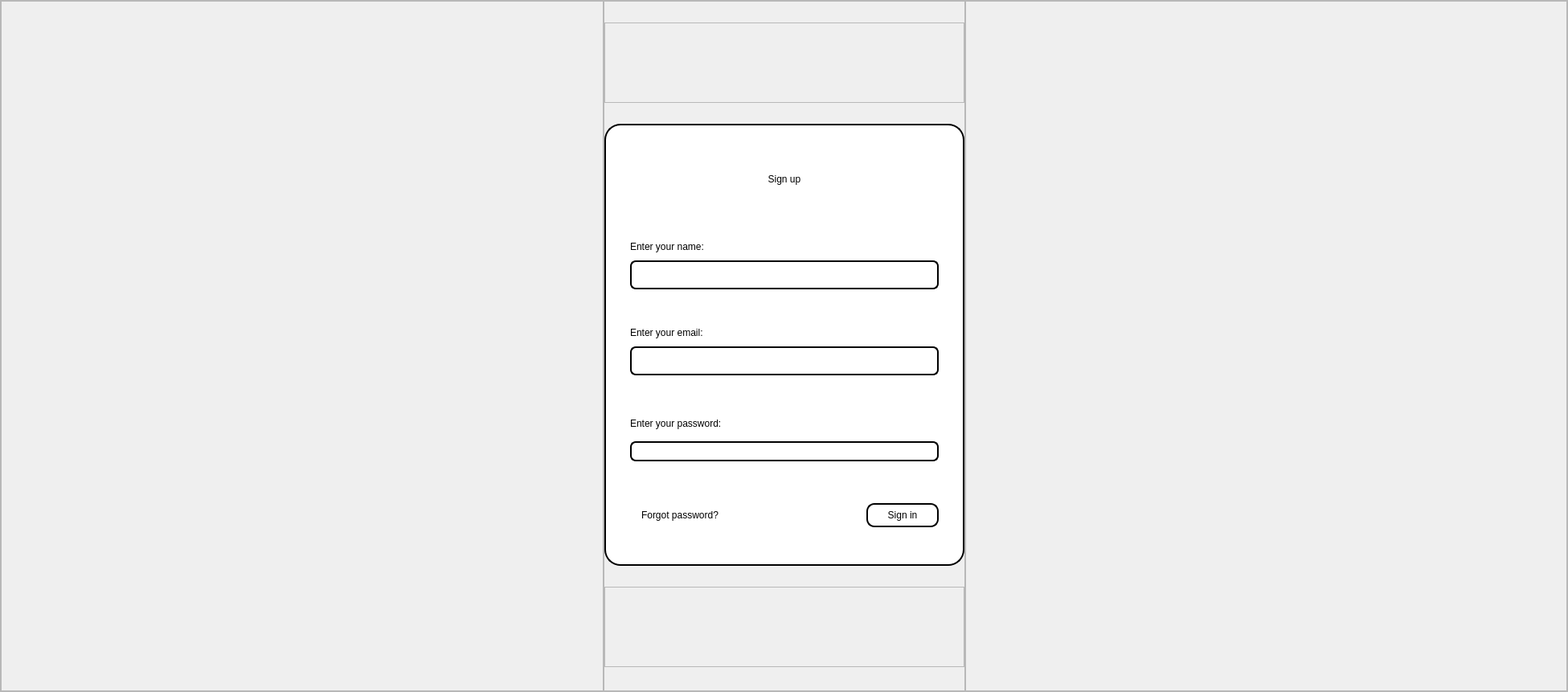
      <widget class="QFrame" name="frame_signup">
       <property name="geometry">
        <rect>
         <x>0</x>
         <y>0</y>
         <width>1951</width>
         <height>861</height>
        </rect>
       </property>
       <property name="sizePolicy">
        <sizepolicy hsizetype="Maximum" vsizetype="Maximum">
         <horstretch>0</horstretch>
         <verstretch>0</verstretch>
        </sizepolicy>
       </property>
       <property name="frameShape">
        <enum>QFrame::StyledPanel</enum>
       </property>
       <property name="frameShadow">
        <enum>QFrame::Raised</enum>
       </property>
       <layout class="QHBoxLayout" name="horizontalLayout_2" stretch="0,0,0">
        <property name="spacing">
         <number>0</number>
        </property>
        <property name="leftMargin">
         <number>0</number>
        </property>
        <property name="topMargin">
         <number>0</number>
        </property>
        <property name="rightMargin">
         <number>0</number>
        </property>
        <property name="bottomMargin">
         <number>0</number>
        </property>
        <item>
         <widget class="QFrame" name="emp_frame_3">
          <property name="maximumSize">
           <size>
            <width>16777215</width>
            <height>16777215</height>
           </size>
          </property>
          <property name="frameShape">
           <enum>QFrame::StyledPanel</enum>
          </property>
          <property name="frameShadow">
           <enum>QFrame::Raised</enum>
          </property>
         </widget>
        </item>
        <item>
         <widget class="QFrame" name="frame_signinform">
          <property name="maximumSize">
           <size>
            <width>450</width>
            <height>16777215</height>
           </size>
          </property>
          <property name="frameShape">
           <enum>QFrame::StyledPanel</enum>
          </property>
          <property name="frameShadow">
           <enum>QFrame::Raised</enum>
          </property>
          <layout class="QVBoxLayout" name="verticalLayout_2">
           <property name="spacing">
            <number>0</number>
           </property>
           <property name="leftMargin">
            <number>0</number>
           </property>
           <property name="topMargin">
            <number>0</number>
           </property>
           <property name="rightMargin">
            <number>0</number>
           </property>
           <property name="bottomMargin">
            <number>0</number>
           </property>
           <item>
            <widget class="QFrame" name="emp_frame_4">
             <property name="maximumSize">
              <size>
               <width>16777215</width>
               <height>100</height>
              </size>
             </property>
             <property name="frameShape">
              <enum>QFrame::StyledPanel</enum>
             </property>
             <property name="frameShadow">
              <enum>QFrame::Raised</enum>
             </property>
            </widget>
           </item>
           <item>
            <widget class="QFrame" name="frame_form_place">
             <property name="sizePolicy">
              <sizepolicy hsizetype="Preferred" vsizetype="Maximum">
               <horstretch>0</horstretch>
               <verstretch>0</verstretch>
              </sizepolicy>
             </property>
             <property name="maximumSize">
              <size>
               <width>16777215</width>
               <height>550</height>
              </size>
             </property>
             <property name="styleSheet">
              <string notr="true">background-color: rgb(255, 255, 255);
border: 2px solid black;
border-radius: 20px;</string>
             </property>
             <property name="frameShape">
              <enum>QFrame::StyledPanel</enum>
             </property>
             <property name="frameShadow">
              <enum>QFrame::Raised</enum>
             </property>
             <layout class="QVBoxLayout" name="verticalLayout_3">
              <property name="spacing">
               <number>0</number>
              </property>
              <property name="leftMargin">
               <number>0</number>
              </property>
              <property name="topMargin">
               <number>0</number>
              </property>
              <property name="rightMargin">
               <number>0</number>
              </property>
              <property name="bottomMargin">
               <number>0</number>
              </property>
              <item>
               <widget class="QFrame" name="frame_title">
                <property name="maximumSize">
                 <size>
                  <width>16777215</width>
                  <height>60</height>
                 </size>
                </property>
                <property name="styleSheet">
                 <string notr="true">border:none;</string>
                </property>
                <property name="frameShape">
                 <enum>QFrame::StyledPanel</enum>
                </property>
                <property name="frameShadow">
                 <enum>QFrame::Raised</enum>
                </property>
                <layout class="QHBoxLayout" name="horizontalLayout_4">
                 <property name="spacing">
                  <number>0</number>
                 </property>
                 <property name="leftMargin">
                  <number>0</number>
                 </property>
                 <property name="topMargin">
                  <number>0</number>
                 </property>
                 <property name="rightMargin">
                  <number>0</number>
                 </property>
                 <property name="bottomMargin">
                  <number>0</number>
                 </property>
                 <item>
                  <widget class="QFrame" name="emp_frame_9">
                   <property name="frameShape">
                    <enum>QFrame::StyledPanel</enum>
                   </property>
                   <property name="frameShadow">
                    <enum>QFrame::Raised</enum>
                   </property>
                  </widget>
                 </item>
                 <item>
                  <widget class="QFrame" name="title">
                   <property name="frameShape">
                    <enum>QFrame::StyledPanel</enum>
                   </property>
                   <property name="frameShadow">
                    <enum>QFrame::Raised</enum>
                   </property>
                   <layout class="QVBoxLayout" name="verticalLayout_4">
                    <property name="spacing">
                     <number>0</number>
                    </property>
                    <property name="leftMargin">
                     <number>0</number>
                    </property>
                    <property name="topMargin">
                     <number>0</number>
                    </property>
                    <property name="rightMargin">
                     <number>0</number>
                    </property>
                    <property name="bottomMargin">
                     <number>0</number>
                    </property>
                    <item>
                     <widget class="QLabel" name="signin">
                      <property name="styleSheet">
                       <string notr="true">font: 75 22pt &quot;Playfair Display&quot;;</string>
                      </property>
                      <property name="text">
                       <string>Sign up</string>
                      </property>
                      <property name="alignment">
                       <set>Qt::AlignCenter</set>
                      </property>
                     </widget>
                    </item>
                   </layout>
                  </widget>
                 </item>
                 <item>
                  <widget class="QFrame" name="emp_frame_6">
                   <property name="frameShape">
                    <enum>QFrame::StyledPanel</enum>
                   </property>
                   <property name="frameShadow">
                    <enum>QFrame::Raised</enum>
                   </property>
                  </widget>
                 </item>
                </layout>
               </widget>
              </item>
              <item>
               <widget class="QFrame" name="frame_name">
                <property name="maximumSize">
                 <size>
                  <width>16777215</width>
                  <height>70</height>
                 </size>
                </property>
                <property name="styleSheet">
                 <string notr="true">border:none;</string>
                </property>
                <property name="frameShape">
                 <enum>QFrame::StyledPanel</enum>
                </property>
                <property name="frameShadow">
                 <enum>QFrame::Raised</enum>
                </property>
                <layout class="QVBoxLayout" name="verticalLayout_5">
                 <property name="spacing">
                  <number>10</number>
                 </property>
                 <property name="leftMargin">
                  <number>30</number>
                 </property>
                 <property name="topMargin">
                  <number>10</number>
                 </property>
                 <property name="rightMargin">
                  <number>30</number>
                 </property>
                 <property name="bottomMargin">
                  <number>0</number>
                 </property>
                 <item>
                  <widget class="QLabel" name="nameinput_text">
                   <property name="styleSheet">
                    <string notr="true">font: 75 10pt &quot;Arial&quot;;</string>
                   </property>
                   <property name="text">
                    <string>Enter your name:</string>
                   </property>
                  </widget>
                 </item>
                 <item>
                  <widget class="QPlainTextEdit" name="nameinput_place">
                   <property name="styleSheet">
                    <string notr="true">border: 2px solid black;
border-radius:7px;</string>
                   </property>
                  </widget>
                 </item>
                </layout>
               </widget>
              </item>
              <item>
               <widget class="QFrame" name="frame_email_3">
                <property name="maximumSize">
                 <size>
                  <width>16777215</width>
                  <height>70</height>
                 </size>
                </property>
                <property name="styleSheet">
                 <string notr="true">border:none;</string>
                </property>
                <property name="frameShape">
                 <enum>QFrame::StyledPanel</enum>
                </property>
                <property name="frameShadow">
                 <enum>QFrame::Raised</enum>
                </property>
                <layout class="QVBoxLayout" name="verticalLayout_17">
                 <property name="spacing">
                  <number>10</number>
                 </property>
                 <property name="leftMargin">
                  <number>30</number>
                 </property>
                 <property name="topMargin">
                  <number>10</number>
                 </property>
                 <property name="rightMargin">
                  <number>30</number>
                 </property>
                 <property name="bottomMargin">
                  <number>0</number>
                 </property>
                 <item>
                  <widget class="QLabel" name="email_text_3">
                   <property name="styleSheet">
                    <string notr="true">font: 75 10pt &quot;Arial&quot;;</string>
                   </property>
                   <property name="text">
                    <string>Enter your email:</string>
                   </property>
                  </widget>
                 </item>
                 <item>
                  <widget class="QPlainTextEdit" name="emailinput_place_3">
                   <property name="styleSheet">
                    <string notr="true">border: 2px solid black;
border-radius:7px;</string>
                   </property>
                  </widget>
                 </item>
                </layout>
               </widget>
              </item>
              <item>
               <widget class="QFrame" name="frame_password">
                <property name="maximumSize">
                 <size>
                  <width>16777215</width>
                  <height>70</height>
                 </size>
                </property>
                <property name="styleSheet">
                 <string notr="true">border:none;</string>
                </property>
                <property name="frameShape">
                 <enum>QFrame::StyledPanel</enum>
                </property>
                <property name="frameShadow">
                 <enum>QFrame::Raised</enum>
                </property>
                <layout class="QVBoxLayout" name="verticalLayout_6">
                 <property name="spacing">
                  <number>10</number>
                 </property>
                 <property name="leftMargin">
                  <number>30</number>
                 </property>
                 <property name="topMargin">
                  <number>10</number>
                 </property>
                 <property name="rightMargin">
                  <number>30</number>
                 </property>
                 <property name="bottomMargin">
                  <number>0</number>
                 </property>
                 <item>
                  <widget class="QLabel" name="password_text">
                   <property name="styleSheet">
                    <string notr="true">font: 75 10pt &quot;Arial&quot;;</string>
                   </property>
                   <property name="text">
                    <string>Enter your password:</string>
                   </property>
                  </widget>
                 </item>
                 <item>
                  <widget class="QLineEdit" name="lineEdit">
                   <property name="maximumSize">
                    <size>
                     <width>16777215</width>
                     <height>40</height>
                    </size>
                   </property>
                   <property name="styleSheet">
                    <string notr="true">border: 2px solid black;
border-radius:7px;</string>
                   </property>
                  </widget>
                 </item>
                </layout>
               </widget>
              </item>
              <item>
               <widget class="QFrame" name="frame_forgot_passwd">
                <property name="maximumSize">
                 <size>
                  <width>16777215</width>
                  <height>50</height>
                 </size>
                </property>
                <property name="styleSheet">
                 <string notr="true">border:none;</string>
                </property>
                <property name="frameShape">
                 <enum>QFrame::StyledPanel</enum>
                </property>
                <property name="frameShadow">
                 <enum>QFrame::Raised</enum>
                </property>
                <layout class="QHBoxLayout" name="horizontalLayout_3">
                 <property name="spacing">
                  <number>140</number>
                 </property>
                 <property name="leftMargin">
                  <number>0</number>
                 </property>
                 <property name="topMargin">
                  <number>10</number>
                 </property>
                 <property name="rightMargin">
                  <number>30</number>
                 </property>
                 <property name="bottomMargin">
                  <number>0</number>
                 </property>
                 <item>
                  <widget class="QPushButton" name="forgotpasswd_btn">
                   <property name="styleSheet">
                    <string notr="true">#forgotpasswd_btn {
	font: 75 10pt &quot;Playfair Display&quot;;
	border-radius: 15px;
}

#forgotpasswd_btn:hover {
	font: 75 10pt &quot;Playfair Display&quot;;
	color: red;
}</string>
                   </property>
                   <property name="text">
                    <string>Forgot password?</string>
                   </property>
                  </widget>
                 </item>
                 <item>
                  <widget class="QPushButton" name="signin_btn">
                   <property name="sizePolicy">
                    <sizepolicy hsizetype="Maximum" vsizetype="Maximum">
                     <horstretch>0</horstretch>
                     <verstretch>0</verstretch>
                    </sizepolicy>
                   </property>
                   <property name="maximumSize">
                    <size>
                     <width>90</width>
                     <height>30</height>
                    </size>
                   </property>
                   <property name="styleSheet">
                    <string notr="true">#signin_btn {
	font: 75 10pt &quot;Playfair Display&quot;;
	border: 2px solid black;
	border-radius: 10px;
}

#signin_btn:hover { 
	font: 75 10pt &quot;Playfair Display&quot;;
	border: 2px solid black;
	background-color: rgb(51, 0, 138);
	color: white;
}</string>
                   </property>
                   <property name="text">
                    <string>Sign in</string>
                   </property>
                  </widget>
                 </item>
                </layout>
               </widget>
              </item>
             </layout>
            </widget>
           </item>
           <item>
            <widget class="QFrame" name="emp_frame_7">
             <property name="maximumSize">
              <size>
               <width>16777215</width>
               <height>100</height>
              </size>
             </property>
             <property name="frameShape">
              <enum>QFrame::StyledPanel</enum>
             </property>
             <property name="frameShadow">
              <enum>QFrame::Raised</enum>
             </property>
            </widget>
           </item>
          </layout>
         </widget>
        </item>
        <item>
         <widget class="QFrame" name="emp_frame_5">
          <property name="frameShape">
           <enum>QFrame::StyledPanel</enum>
          </property>
          <property name="frameShadow">
           <enum>QFrame::Raised</enum>
          </property>
         </widget>
        </item>
       </layout>
      </widget>
